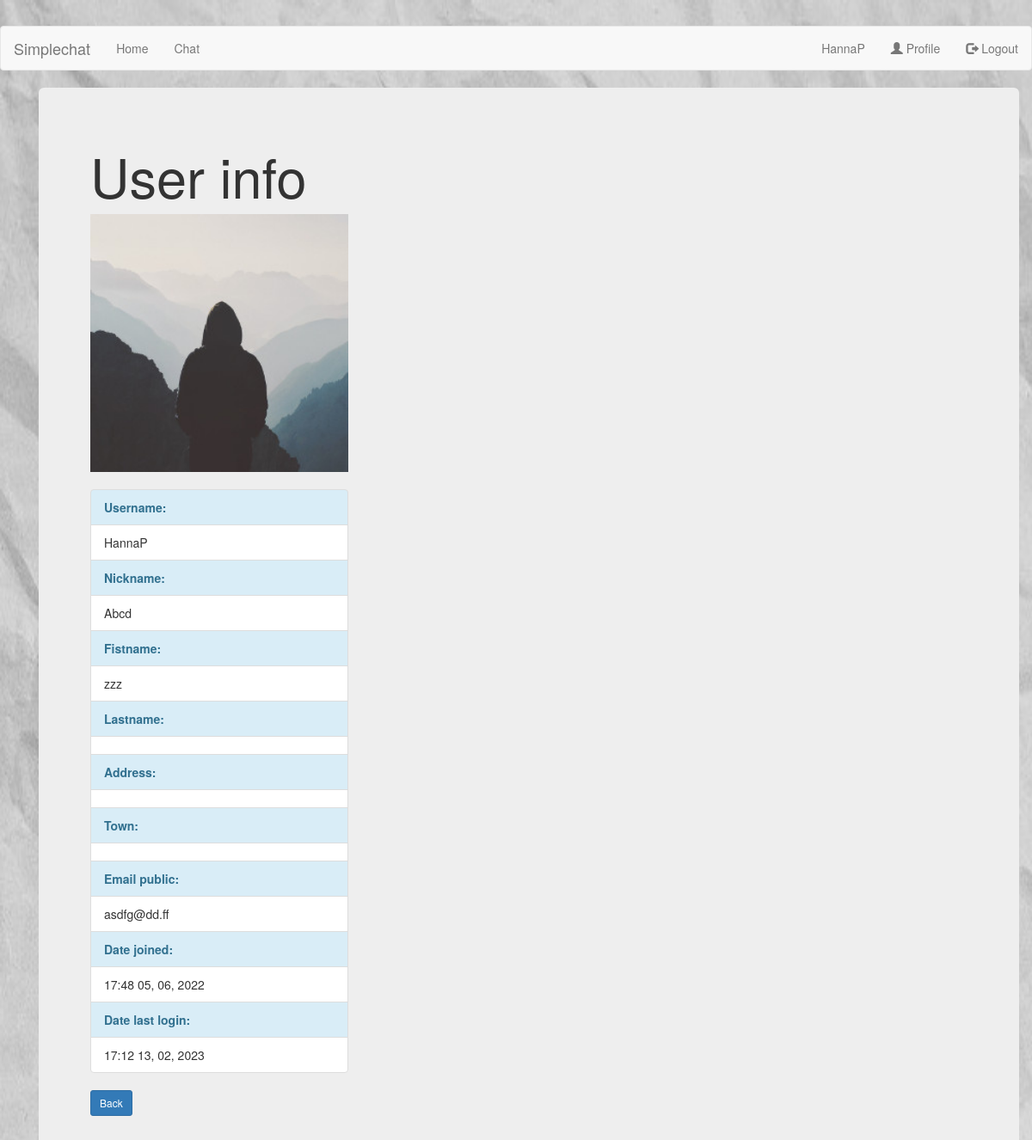
/chat/1/user_info/ (signed in), run on the app's committed database.
### chat/models.py (models this page shows, shortened)
class Chat_post(models.Model):
    profile = models.ForeignKey(Profile, on_delete=models.CASCADE)
    post_type = models.CharField(max_length=100, blank=True)
    origin_post_id= models.IntegerField(default=0)
    content = RichTextField(config_name='chat_config')
    date_posted = models.DateTimeField(default=timezone.now)
    date_last_save = models.DateTimeField(auto_now=timezone.now)
    author_name = models.CharField(max_length=100, blank=True)
    author_nickname = models.CharField(max_length=100, blank=True)
    author = models.ForeignKey(User, on_delete=models.CASCADE)

### users/models.py (models this page shows, shortened)
class Profile(models.Model):
    user = models.OneToOneField(User, on_delete=models.CASCADE)
    nickname = models.CharField(max_length=40, blank=True)
    club = models.CharField(max_length=200, blank=True)
    call = models.CharField(max_length=200, blank=True)
    qth = models.CharField(max_length=200, blank=True)
    address = models.CharField(max_length=200, blank=True)
    email_public = models.EmailField(max_length=200, blank=True)
    town = models.CharField(max_length=200, blank=True)
    country = models.CharField(max_length=200, blank=True)
    initial_chat = models.CharField(max_length=200, default='<p></p>')
    beep_sound = models.BooleanField(default=False)
    user_level= models.PositiveIntegerField(default=10)
    list_rows= models.PositiveIntegerField(default=10)
    items_in_page= models.PositiveIntegerField(default=10)
    messages_in_chat_page= models.PositiveIntegerField(default=10)
    image = models.ImageField(default='default.jpg', upload_to='profile_pics')

### chat/views.py (the view)
# urls.py: path('chat/<int:pk>/user_info/', UserDetailView.as_view(), name='chat-user_info'),
class UserDetailView(LoginRequiredMixin, DetailView): #Show selected user information
    model = Chat_post
    template_name = 'chat/user_info.html'
    def get_context_data(self, **kwargs):
        context = super().get_context_data(**kwargs)
        context['title'] = 'user info'
        context['title_page'] = 'User info'
        return context

### chat/templates/chat/user_info.html
{% extends "chat/base.html" %}
{% block content %}
<div class="container">
	<div class="jumbotron">
		<h1>{{ title_page }}</h1>
		<img src="{{ object.author.profile.image.url }}" class="special-img" style="width:300px">
		<br><br>
		<ul class="list-group" style="width:300px">
			<li class="list-group-item list-group-item-info"><b> Username:</b></li>
			<li class="list-group-item">{{ object.author.username }}</li>
			<li class="list-group-item list-group-item-info"><b> Nickname:</b></li>
			<li class="list-group-item">{{ object.author.profile.nickname }}</li>
			<li class="list-group-item list-group-item-info"><b>Fistname:</b></li>
			<li class="list-group-item">{{ object.author.first_name }}</li>
			<li class="list-group-item list-group-item-info"><b>Lastname:</b></li>
			<li class="list-group-item">{{ object.author.last_name}}</li>
			<li class="list-group-item list-group-item-info"><b>Address:</b></li>
			<li class="list-group-item">{{ object.author.profile.address}}</li>
			<li class="list-group-item list-group-item-info"><b>Town:</b></li>
			<li class="list-group-item">{{ object.author.profile.town}}</li>
			<li class="list-group-item list-group-item-info"><b>Email public:</b></li>
			<li class="list-group-item">{{ object.author.profile.email_public}}</li>
			<li class="list-group-item list-group-item-info"><b>Date joined:</b></li>
			<li class="list-group-item">{{ object.author.date_joined|date:'H:i d, m, Y' }}</li>
			<li class="list-group-item list-group-item-info"><b>Date last login:</b></li>
			<li class="list-group-item">{{ object.author.last_login|date:'H:i d, m, Y'}}</li>
		</ul>
		<a class="btn btn-primary btn-sm mt-1 mb-1" href="javascript:history.go(-1)">Back</a>
	</div>
</div>
{% endblock content %}

### chat/templates/chat/base.html (shortened to what this page needs)
{% load static %}
<!DOCTYPE html>
<html>
<head>
    <link rel="stylesheet" href="https://maxcdn.bootstrapcdn.com/bootstrap/3.4.1/css/bootstrap.min.css">
</head>
  <body>
    <header class="site-header">
      <nav class="navbar navbar-default" >
        <div class="container-fluid" >
          <div class="navbar-header">
            <a class="navbar-brand" href="{% url 'chat-home' %}">Simplechat</a>
          </div>
          <ul class="nav navbar-nav">
            <li><a href="{% url 'chat-view' %}">Chat</a></li>
          </ul>
          <ul class="nav navbar-nav navbar-right">
            {% if user.is_authenticated %}
            <li><a href='javascript:;' data-toggle="modal" data-target="#logOutModal">
              <span class="glyphicon glyphicon-log-out"></span> Logout</a></li>
            {% else %}
            <li><a href="{% url 'register' %}"><span class="glyphicon glyphicon-user"></span> Sign Up</a></li>
            <li><a href="{% url 'login' %}"><span class="glyphicon glyphicon-log-in"></span> Login</a></li>
            {% endif %}
          </ul>
        </div>
      </nav>
    </header>
    <main role="main" class="container">
      <div class="row">
        <div class="col-md-8">
          {% block content %}{% endblock %}
        </div>
      </div>
    </main>
  </body>
</html>

### data on the page
Chat_post: author.profile.image (placeholder picture), author.username "HannaP", author.profile.nickname "Abcd", author.first_name "zzz", author.profile.email_public "asdfg@dd.ff", author.date_joined "17:48 05, 06, 2022", author.last_login "17:12 13, 02, 2023"

### other printed values
{{ title_page }} "User info"
